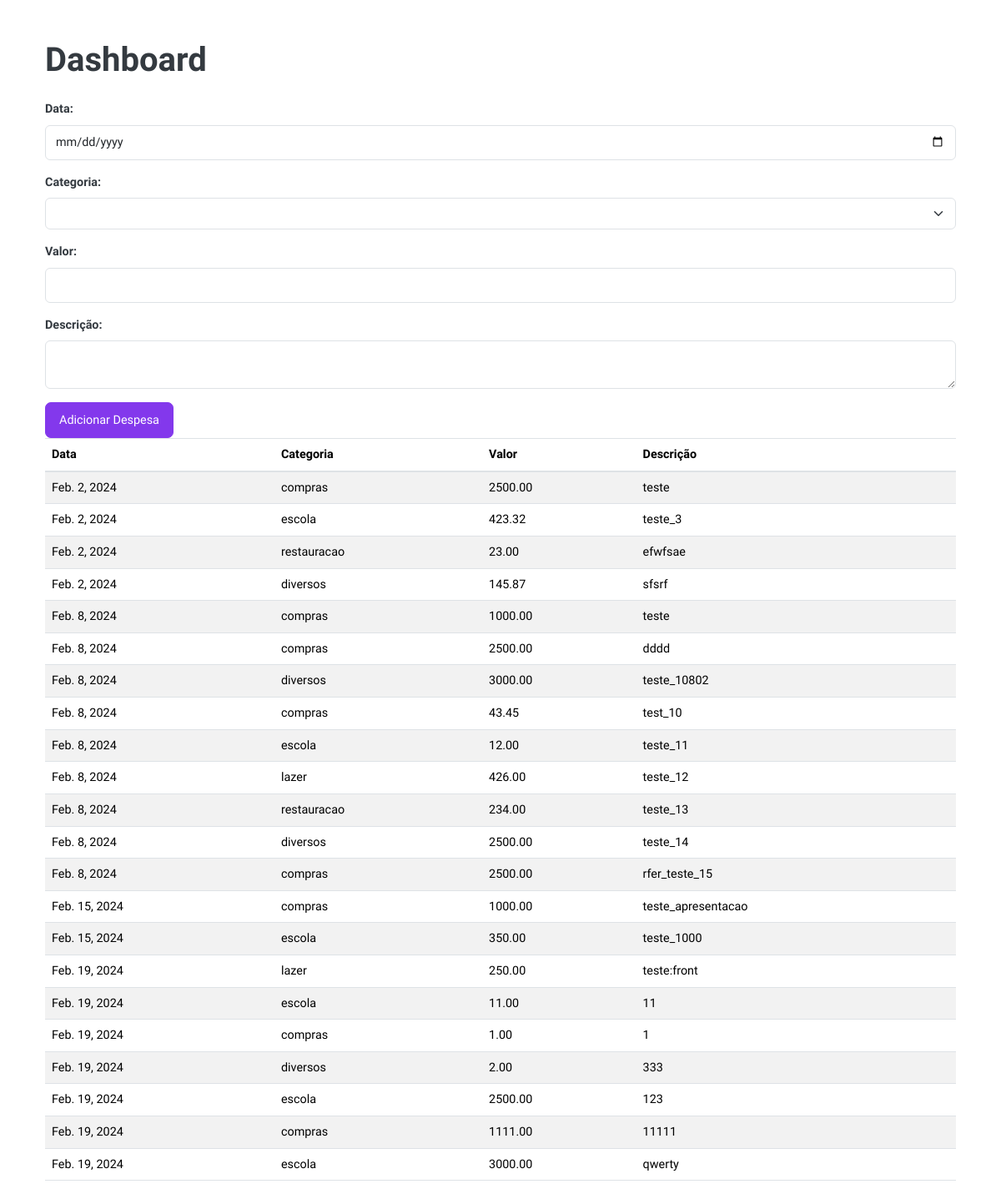
Before: /dashboard/ with the older database file.
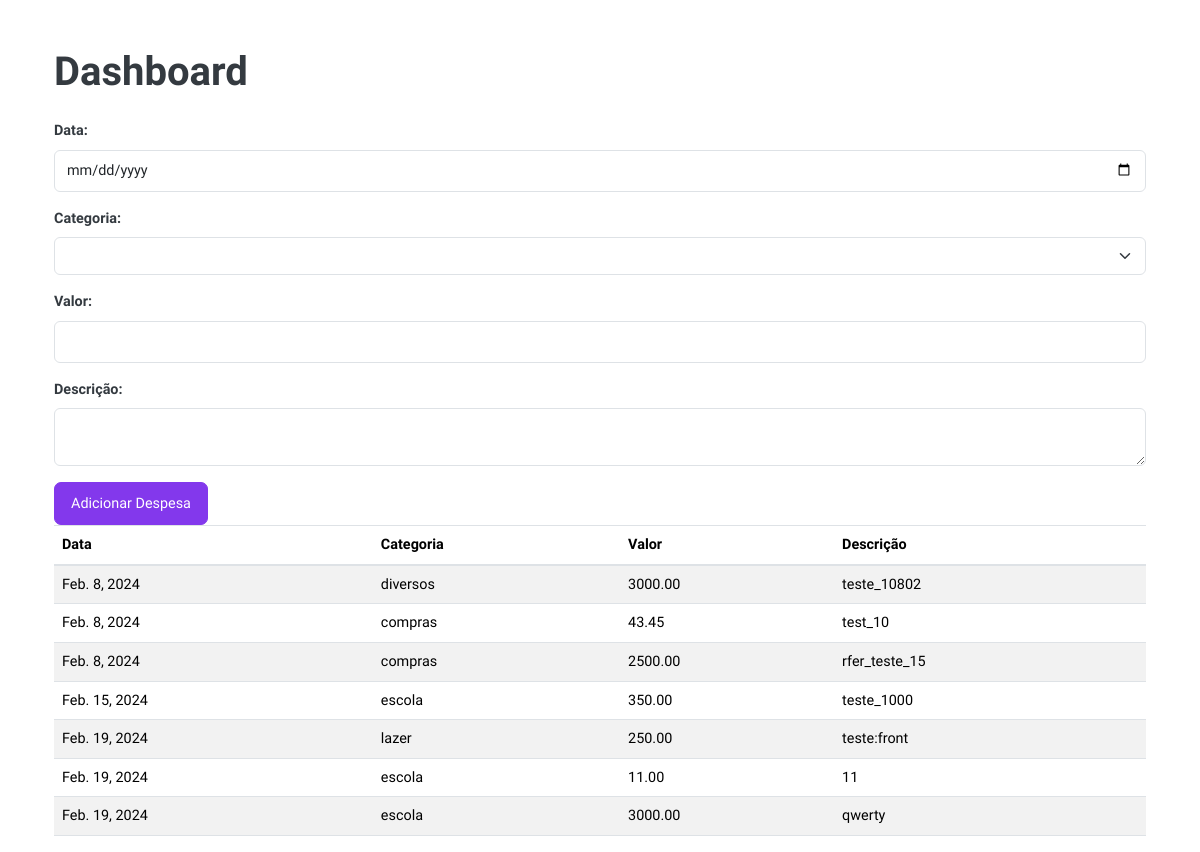
After: the same page with the newer database file.
### dashboard/models.py (models this page shows, shortened)
class Expense(models.Model):
    ALLOWED_CATEGORIES = [
        ('compras', 'Compras'),
        ('escola', 'Escola'),
        ('lazer', 'Lazer'),
        ('restauracao', 'Restauração'),
        ('diversos', 'Diversos'),
    ]
    date = models.DateField(auto_now_add=True)
    category = models.CharField(max_length=100, choices=ALLOWED_CATEGORIES)
    amount = models.DecimalField(max_digits=10, decimal_places=2)
    description = models.TextField()

### dashboard/views.py (the view)
# urls.py: path("dashboard/", include("dashboard.urls")), #dashboard
def dashboard(request):
    expenses = Expense.objects.all()
    allowed_categories = Expense.ALLOWED_CATEGORIES
    return render(request, 'dashboard/dashboard.html', {'expenses': expenses, 'allowed_categories': allowed_categories})

### dashboard/templates/dashboard/dashboard.html (shortened to what this page needs)
{% extends "base.html" %}
{% block page_content %}
<div class="container mt-5">
    <h1 class="mb-4">Dashboard</h1>
    <form method="post" action="{% url 'add_expense' %}">
        <div class="mb-3">
            <label for="date">Data:</label>
            <input type="date" id="date" name="date" class="form-control" required>
        </div>
        <div class="mb-3">
            <label for="category">Categoria:</label>
            <select id="category" name="category" class="form-select" required>
            </select>
        </div>
        <div class="mb-3">
            <label for="amount">Valor:</label>
            <input type="number" id="amount" name="amount" class="form-control" required>
        </div>
        <div class="mb-3">
            <label for="description">Descrição:</label>
            <textarea id="description" name="description" class="form-control" required></textarea>
        </div>
        <button type="submit" class="btn btn-primary">Adicionar Despesa</button>
    </form>
    <table class="table table-striped">
        <thead>
            <tr>
                <th>Data</th>
                <th>Categoria</th>
                <th>Valor</th>
                <th>Descrição</th>
            </tr>
        </thead>
        <tbody>
            {% for expense in expenses %}
            <tr>
                <td>{{ expense.date }}</td>
                <td>{{ expense.category }}</td>
                <td>{{ expense.amount }}</td>
                <td>{{ expense.description }}</td>
            </tr>
            {% endfor %}
        </tbody>
    </table>
</div>
{% endblock page_content %}

Changed rows visible on the page:
removed Expense: date "Feb. 2, 2024", category "compras", amount "2500.00", description "teste"
removed Expense: date "Feb. 2, 2024", category "escola", amount "423.32", description "teste_3"
removed Expense: date "Feb. 2, 2024", category "restauracao", amount "23.00", description "efwfsae"
removed Expense: date "Feb. 2, 2024", category "diversos", amount "145.87", description "sfsrf"
removed Expense: date "Feb. 8, 2024", category "compras", amount "1000.00", description "teste"
removed Expense: date "Feb. 8, 2024", category "compras", amount "2500.00", description "dddd"
removed Expense: date "Feb. 8, 2024", category "escola", amount "12.00", description "teste_11"
removed Expense: date "Feb. 8, 2024", category "lazer", amount "426.00", description "teste_12"
removed Expense: date "Feb. 8, 2024", category "restauracao", amount "234.00", description "teste_13"
removed Expense: date "Feb. 8, 2024", category "diversos", amount "2500.00", description "teste_14"
removed Expense: date "Feb. 15, 2024", category "compras", amount "1000.00", description "teste_apresentacao"
removed Expense: date "Feb. 19, 2024", category "compras", amount "1.00", description "1"
removed Expense: date "Feb. 19, 2024", category "diversos", amount "2.00", description "333"
removed Expense: date "Feb. 19, 2024", category "escola", amount "2500.00", description "123"
removed Expense: date "Feb. 19, 2024", category "compras", amount "1111.00", description "11111"
